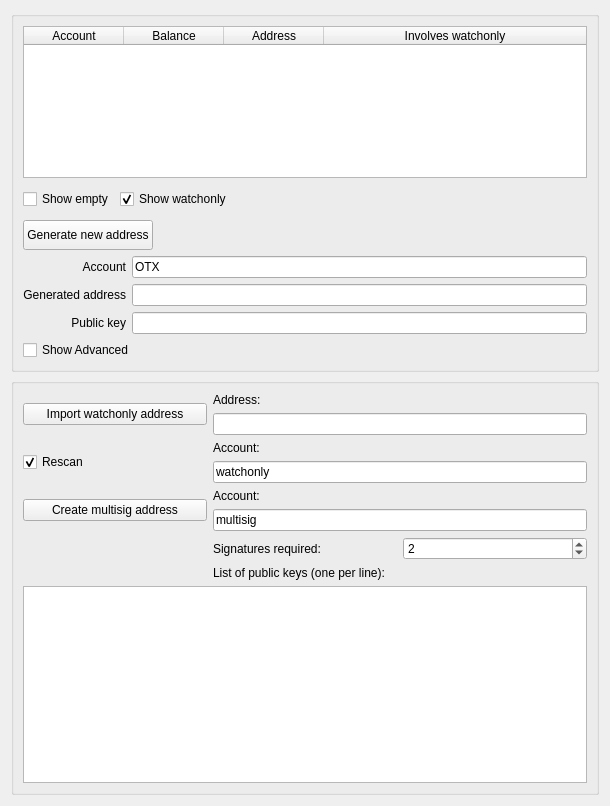
<?xml version="1.0" encoding="UTF-8"?>
<ui version="4.0">
 <class>BtcReceiveDlg</class>
 <widget class="QWidget" name="BtcReceiveDlg">
  <property name="geometry">
   <rect>
    <x>0</x>
    <y>0</y>
    <width>610</width>
    <height>806</height>
   </rect>
  </property>
  <property name="windowTitle">
   <string>Receive Bitcoin</string>
  </property>
  <layout class="QVBoxLayout" name="verticalLayout_2">
   <item>
    <widget class="QGroupBox" name="groupBox_2">
     <property name="sizePolicy">
      <sizepolicy hsizetype="Preferred" vsizetype="Fixed">
       <horstretch>0</horstretch>
       <verstretch>0</verstretch>
      </sizepolicy>
     </property>
     <property name="maximumSize">
      <size>
       <width>16777215</width>
       <height>361</height>
      </size>
     </property>
     <property name="title">
      <string/>
     </property>
     <layout class="QVBoxLayout" name="verticalLayout">
      <item>
       <widget class="QTableWidget" name="tableAddresses">
        <property name="sizePolicy">
         <sizepolicy hsizetype="Minimum" vsizetype="Fixed">
          <horstretch>0</horstretch>
          <verstretch>0</verstretch>
         </sizepolicy>
        </property>
        <property name="minimumSize">
         <size>
          <width>0</width>
          <height>0</height>
         </size>
        </property>
        <property name="maximumSize">
         <size>
          <width>16777215</width>
          <height>200</height>
         </size>
        </property>
        <attribute name="horizontalHeaderStretchLastSection">
         <bool>true</bool>
        </attribute>
        <column>
         <property name="text">
          <string>Account</string>
         </property>
        </column>
        <column>
         <property name="text">
          <string>Balance</string>
         </property>
        </column>
        <column>
         <property name="text">
          <string>Address</string>
         </property>
        </column>
        <column>
         <property name="text">
          <string>Involves watchonly</string>
         </property>
        </column>
       </widget>
      </item>
      <item>
       <layout class="QHBoxLayout" name="horizontalLayout">
        <item>
         <widget class="QCheckBox" name="checkShowEmpty">
          <property name="sizePolicy">
           <sizepolicy hsizetype="Minimum" vsizetype="Fixed">
            <horstretch>0</horstretch>
            <verstretch>0</verstretch>
           </sizepolicy>
          </property>
          <property name="maximumSize">
           <size>
            <width>16777215</width>
            <height>30</height>
           </size>
          </property>
          <property name="text">
           <string>Show empty</string>
          </property>
         </widget>
        </item>
        <item>
         <widget class="QCheckBox" name="checkShowWatchonly">
          <property name="sizePolicy">
           <sizepolicy hsizetype="Minimum" vsizetype="Fixed">
            <horstretch>0</horstretch>
            <verstretch>0</verstretch>
           </sizepolicy>
          </property>
          <property name="maximumSize">
           <size>
            <width>16777215</width>
            <height>30</height>
           </size>
          </property>
          <property name="toolTip">
           <string>Show watchonly addresses and include them in balance calculations.</string>
          </property>
          <property name="text">
           <string>Show watchonly</string>
          </property>
          <property name="checked">
           <bool>true</bool>
          </property>
         </widget>
        </item>
        <item>
         <spacer name="horizontalSpacer">
          <property name="sizePolicy">
           <sizepolicy hsizetype="Minimum" vsizetype="Fixed">
            <horstretch>0</horstretch>
            <verstretch>0</verstretch>
           </sizepolicy>
          </property>
          <property name="maximumSize">
           <size>
            <width>16777215</width>
            <height>30</height>
           </size>
          </property>
          <property name="orientation">
           <enum>Qt::Horizontal</enum>
          </property>
          <property name="sizeHint" stdset="0">
           <size>
            <width>40</width>
            <height>20</height>
           </size>
          </property>
         </spacer>
        </item>
       </layout>
      </item>
      <item>
       <layout class="QHBoxLayout" name="horizontalLayout_2">
        <item>
         <widget class="QPushButton" name="buttonNewAddress">
          <property name="sizePolicy">
           <sizepolicy hsizetype="Minimum" vsizetype="Fixed">
            <horstretch>0</horstretch>
            <verstretch>0</verstretch>
           </sizepolicy>
          </property>
          <property name="maximumSize">
           <size>
            <width>16777215</width>
            <height>30</height>
           </size>
          </property>
          <property name="text">
           <string>Generate new address</string>
          </property>
         </widget>
        </item>
        <item>
         <spacer name="horizontalSpacer_2">
          <property name="sizePolicy">
           <sizepolicy hsizetype="Minimum" vsizetype="Fixed">
            <horstretch>0</horstretch>
            <verstretch>0</verstretch>
           </sizepolicy>
          </property>
          <property name="maximumSize">
           <size>
            <width>16777215</width>
            <height>30</height>
           </size>
          </property>
          <property name="orientation">
           <enum>Qt::Horizontal</enum>
          </property>
          <property name="sizeHint" stdset="0">
           <size>
            <width>40</width>
            <height>20</height>
           </size>
          </property>
         </spacer>
        </item>
       </layout>
      </item>
      <item>
       <layout class="QGridLayout" name="gridLayout_2" rowstretch="0,0,0" columnstretch="0,1">
        <item row="0" column="0">
         <widget class="QLabel" name="label_3">
          <property name="sizePolicy">
           <sizepolicy hsizetype="Minimum" vsizetype="Fixed">
            <horstretch>0</horstretch>
            <verstretch>0</verstretch>
           </sizepolicy>
          </property>
          <property name="maximumSize">
           <size>
            <width>16777215</width>
            <height>30</height>
           </size>
          </property>
          <property name="text">
           <string>Account</string>
          </property>
          <property name="alignment">
           <set>Qt::AlignRight|Qt::AlignTrailing|Qt::AlignVCenter</set>
          </property>
         </widget>
        </item>
        <item row="0" column="1">
         <widget class="QLineEdit" name="editAccount">
          <property name="sizePolicy">
           <sizepolicy hsizetype="Minimum" vsizetype="Fixed">
            <horstretch>0</horstretch>
            <verstretch>0</verstretch>
           </sizepolicy>
          </property>
          <property name="maximumSize">
           <size>
            <width>16777215</width>
            <height>30</height>
           </size>
          </property>
          <property name="text">
           <string>OTX</string>
          </property>
         </widget>
        </item>
        <item row="1" column="0">
         <widget class="QLabel" name="label_7">
          <property name="sizePolicy">
           <sizepolicy hsizetype="Minimum" vsizetype="Fixed">
            <horstretch>0</horstretch>
            <verstretch>0</verstretch>
           </sizepolicy>
          </property>
          <property name="maximumSize">
           <size>
            <width>16777215</width>
            <height>30</height>
           </size>
          </property>
          <property name="text">
           <string>Generated address</string>
          </property>
          <property name="alignment">
           <set>Qt::AlignRight|Qt::AlignTrailing|Qt::AlignVCenter</set>
          </property>
         </widget>
        </item>
        <item row="1" column="1">
         <widget class="QLineEdit" name="editNewAddress">
          <property name="sizePolicy">
           <sizepolicy hsizetype="Minimum" vsizetype="Fixed">
            <horstretch>0</horstretch>
            <verstretch>0</verstretch>
           </sizepolicy>
          </property>
          <property name="maximumSize">
           <size>
            <width>16777215</width>
            <height>30</height>
           </size>
          </property>
          <property name="readOnly">
           <bool>true</bool>
          </property>
         </widget>
        </item>
        <item row="2" column="0">
         <widget class="QLabel" name="label_8">
          <property name="sizePolicy">
           <sizepolicy hsizetype="Minimum" vsizetype="Fixed">
            <horstretch>0</horstretch>
            <verstretch>0</verstretch>
           </sizepolicy>
          </property>
          <property name="maximumSize">
           <size>
            <width>16777215</width>
            <height>30</height>
           </size>
          </property>
          <property name="text">
           <string>Public key</string>
          </property>
          <property name="alignment">
           <set>Qt::AlignRight|Qt::AlignTrailing|Qt::AlignVCenter</set>
          </property>
         </widget>
        </item>
        <item row="2" column="1">
         <widget class="QLineEdit" name="editPubKey">
          <property name="sizePolicy">
           <sizepolicy hsizetype="Minimum" vsizetype="Fixed">
            <horstretch>0</horstretch>
            <verstretch>0</verstretch>
           </sizepolicy>
          </property>
          <property name="maximumSize">
           <size>
            <width>16777215</width>
            <height>30</height>
           </size>
          </property>
         </widget>
        </item>
       </layout>
      </item>
      <item>
       <widget class="QCheckBox" name="checkBox">
        <property name="sizePolicy">
         <sizepolicy hsizetype="Minimum" vsizetype="Fixed">
          <horstretch>0</horstretch>
          <verstretch>0</verstretch>
         </sizepolicy>
        </property>
        <property name="maximumSize">
         <size>
          <width>16777215</width>
          <height>30</height>
         </size>
        </property>
        <property name="text">
         <string>Show Advanced</string>
        </property>
       </widget>
      </item>
     </layout>
    </widget>
   </item>
   <item>
    <widget class="QGroupBox" name="groupBox">
     <property name="title">
      <string/>
     </property>
     <layout class="QGridLayout" name="gridLayout">
      <item row="0" column="0" rowspan="2">
       <widget class="QPushButton" name="buttonImport">
        <property name="text">
         <string>Import watchonly address</string>
        </property>
       </widget>
      </item>
      <item row="0" column="1">
       <widget class="QLabel" name="label_4">
        <property name="text">
         <string>Address:</string>
        </property>
       </widget>
      </item>
      <item row="1" column="1" colspan="2">
       <widget class="QLineEdit" name="editImportAddress"/>
      </item>
      <item row="2" column="0" rowspan="2">
       <widget class="QCheckBox" name="checkImportRescan">
        <property name="text">
         <string>Rescan</string>
        </property>
        <property name="checked">
         <bool>true</bool>
        </property>
       </widget>
      </item>
      <item row="2" column="1">
       <widget class="QLabel" name="label_5">
        <property name="text">
         <string>Account:</string>
        </property>
       </widget>
      </item>
      <item row="3" column="1" colspan="2">
       <widget class="QLineEdit" name="editImportAccount">
        <property name="text">
         <string>watchonly</string>
        </property>
       </widget>
      </item>
      <item row="4" column="0" rowspan="2">
       <widget class="QPushButton" name="buttonCreateMultisig">
        <property name="toolTip">
         <string>Address will be added and imported to wallet so transactions show up as watchonly.</string>
        </property>
        <property name="text">
         <string>Create multisig address</string>
        </property>
       </widget>
      </item>
      <item row="4" column="1">
       <widget class="QLabel" name="label_6">
        <property name="text">
         <string>Account:</string>
        </property>
       </widget>
      </item>
      <item row="5" column="1" colspan="2">
       <widget class="QLineEdit" name="editMultisAccount">
        <property name="text">
         <string>multisig</string>
        </property>
       </widget>
      </item>
      <item row="6" column="1">
       <widget class="QLabel" name="label">
        <property name="text">
         <string>Signatures required:</string>
        </property>
       </widget>
      </item>
      <item row="6" column="2">
       <widget class="QSpinBox" name="spinSigsRequired">
        <property name="value">
         <number>2</number>
        </property>
       </widget>
      </item>
      <item row="7" column="1">
       <widget class="QLabel" name="label_2">
        <property name="text">
         <string>List of public keys (one per line):</string>
        </property>
       </widget>
      </item>
      <item row="8" column="0" colspan="3">
       <widget class="QPlainTextEdit" name="textPublicKeys">
        <property name="toolTip">
         <string>Enter one public key or address per line. Addresses only work if bitcoin-qt knows their public key.</string>
        </property>
       </widget>
      </item>
     </layout>
    </widget>
   </item>
  </layout>
 </widget>
 <resources/>
 <connections/>
</ui>
